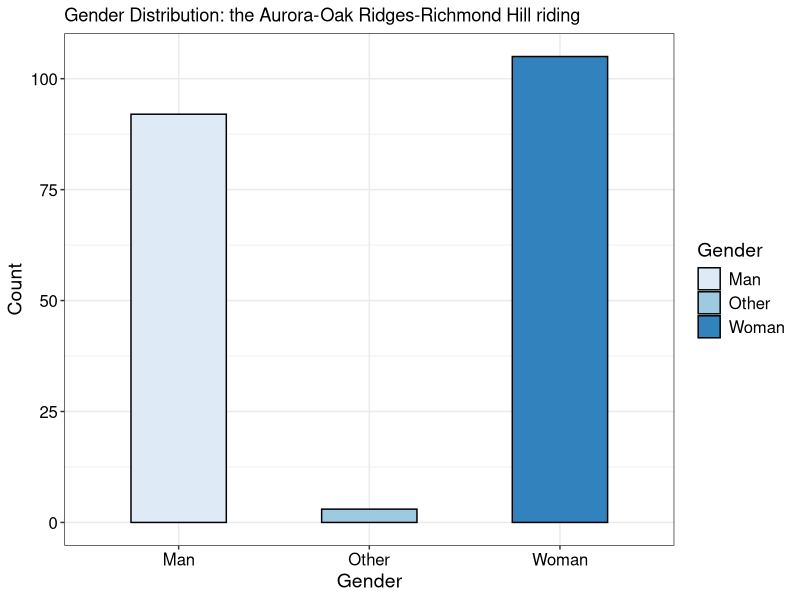
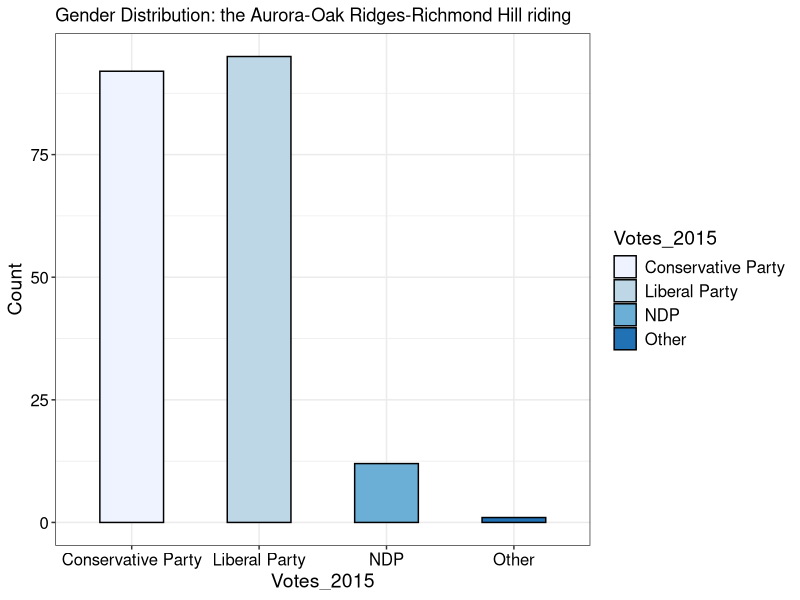

Here is the R script that generated these plots, in order:
## ---- chunk 1
require("knitr")
opts_chunk$set(tidy.opts=list(width.cutoff=60),tidy=TRUE)
opts_chunk$set(engine = "R")
knitr::opts_chunk$set(echo = T)
knitr::opts_chunk$set(message = F)
knitr::opts_chunk$set(warning = F)
## setting wd in DELL
# opts_knit$set(root.dir = "~/Documents/")
                                                 
## cache = F, if cache = T, will not revaluate code chunk everytime
## double or more space to insert a line break
## ---- chunk 2
######################
## Set up workspace
######################
rm(list = ls())
require(tidyverse)
require(magrittr)
require(forcats)

options(stringsAsFactors = F)
options(dplyr.width = Inf)
# getwd()

# ######## clean memory ######################
# rm(list = ls())
# gc()
# is(dds)
# slotNames(dds)
## ---- chunk 3
#TODO: generate data by sample 
# ?sample
# random seed to make reproducible 
set.seed(666)
n = 200
# simulate data
df <- tibble( Age = round( runif(n, min = 18, max = 98), 0),
              Gender = sample(c("Man", "Woman", "Other"), n, replace = TRUE, 
                              prob = c(0.41, 0.58, 0.01) ),
              Education = sample(c("Elementary", "High", 
                                   "College", "University", "Master", "Doctorate",
                                   "Other"), n, replace = TRUE, 
                              prob = c(0.01, 0.2, 0.31, 0.34, 0.08, 0.04, 0.02) ),    
              Income = sample(c("No", "1 - 30000", 
                                   "30001 - 60000", "60001 - 90000", "90001 - 110000", 
                                "110001 - 150000", "150001 - 200000", "200001 -", "Other"), 
                              n, replace = TRUE, 
                              prob = c(0.017, 0.157, 0.209, 0.159, 
                                       0.084, 0.075, 0.038, 0.024, 0.236) ),  
              Votes_2015 = sample (c("Liberal Party", "Conservative Party",
                                     "NDP",  "Green Party", "People's Party", "Other"), 
                                     n, replace = TRUE, prob = c(0.47, 0.45, 0.06, 0.01, 
                                       0.0, 0.01) ), 
                Votes_2019 = sample (c("Liberal Party", "Conservative Party",
                                     "NDP",  "Green Party", "People's Party", "Other"), 
                                     n, replace = TRUE, prob = c(0.422, 0.447, 0.071, 0.04, 
                                       0.01, 0.01) ),
              MP = sample(c("Strongly agree", "Agree", "Neutral", "Disagree",
                            "Strongly disagree", "Other"), n, replace = TRUE ), 
              JT = sample(c("Very Satisfied", "Satisfied", "Neutral", "Not Satisfied",
                            "Strongly Not Satisfied"), n, replace = TRUE ), 
              Tax = sample(c("Very Satisfied", "Satisfied", "Neutral", "Not Satisfied",
                            "Strongly Not Satisfied"), n, replace = TRUE ),
              Econ = sample(c("Better", "Same", "Worse", "Other"), n, replace = TRUE ), 
              Finance = sample(c("Better", "Same", "Worse", "Other"), n, replace = TRUE ), 
              ImmiJobs = sample(c("Strongly agree", "agree", "Neutral", "disagree",
                            "Strongly disagree"), n, replace = TRUE ),
              Immi = sample(c("More", "Same", "Less", "Other"), n, replace = TRUE ),
              Refu = sample(c("More", "Same", "Less", "Other"), n, replace = TRUE ),
              COVID = sample(c("Very good", "good", "Neutral", "bad",
                            "Very bad"), n, replace = TRUE ),
              Prom = sample(c("Most of the time", "Some of the time", 
                              "Hardly ever", "Never", "Other"), n, replace = TRUE ) )
df %>% sample_n(10)


## ---- chunk 4
# choose variables want to use
# Now we have age and total household income  
# Transform data from wide to long 
dfVotes <- df[, c("Votes_2015", "Votes_2019")]

# dim(df)
# head(df)
## ---- chunk 5
fontSize <- 14
p1<-ggplot(data=df, aes(Gender)) +
  geom_bar(aes(fill=Gender), stat="count", color="black", width = 0.5) +
  labs(y = "Count",
       title = "Gender Distribution: the Aurora-Oak Ridges-Richmond Hill riding") + 
  scale_fill_brewer() +
  # scale_fill_brewer(type = "div", palette = "RdBu") +
  theme_bw() +
theme(axis.text.x = element_text(size = fontSize -2, colour = "black"),
      axis.text.y = element_text(size = fontSize - 2, colour = "black"),
      axis.title.x = element_text(size = fontSize),
      axis.title.y = element_text(size = fontSize),
      legend.text = element_text(size= fontSize - 2),
      legend.title = element_text(size= fontSize))
p1


fontSize <- 14
p2<-ggplot(data=df, aes(Votes_2015)) +
  geom_bar(aes(fill=Votes_2015), stat="count", color="black", width = 0.5) +
  labs(y = "Count",
       title = "Gender Distribution: the Aurora-Oak Ridges-Richmond Hill riding") + 
  scale_fill_brewer() +
  # scale_fill_brewer(type = "div", palette = "RdBu") +
  theme_bw() +
theme(axis.text.x = element_text(size = fontSize -2, colour = "black"),
      axis.text.y = element_text(size = fontSize - 2, colour = "black"),
      axis.title.x = element_text(size = fontSize),
      axis.title.y = element_text(size = fontSize),
      legend.text = element_text(size= fontSize - 2),
      legend.title = element_text(size= fontSize))
p2


